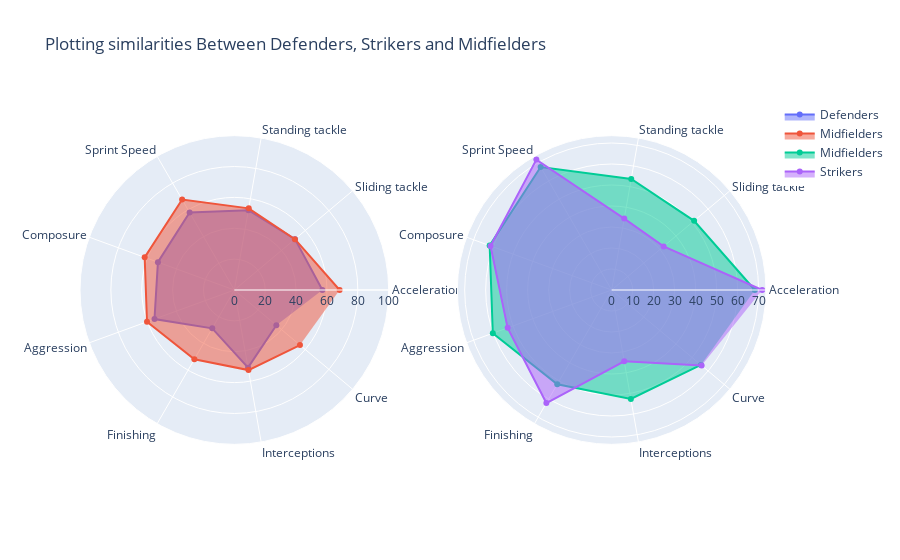

Notebook code for this chart:
### Markdown cell above
### Comparing Characteristics of Defenders and Midfielders

### Code cell
categories = ['Acceleration','Sliding tackle','Standing tackle',
              'Sprint Speed', 'Composure', 'Aggression', 'Finishing', 'Interceptions', 'Curve']

defenderAttributes = [data.filter(data['Pos'] == 'Defender').agg({"Acceleration": "avg"}).toPandas()["avg(Acceleration)"][0], 
                      data.filter(data['Pos'] == 'Defender').agg({"Sliding tackle": "avg"}).toPandas()["avg(Sliding tackle)"][0],
                      data.filter(data['Pos'] == 'Defender').agg({"Standing tackle": "avg"}).toPandas()["avg(Standing tackle)"][0],
                      data.filter(data['Pos'] == 'Defender').agg({"Sprint Speed": "avg"}).toPandas()["avg(Sprint Speed)"][0],
                      data.filter(data['Pos'] == 'Defender').agg({"Composure": "avg"}).toPandas()["avg(Composure)"][0],
                      data.filter(data['Pos'] == 'Defender').agg({"Aggression": "avg"}).toPandas()["avg(Aggression)"][0],
                      data.filter(data['Pos'] == 'Defender').agg({"Finishing": "avg"}).toPandas()["avg(Finishing)"][0],
                      data.filter(data['Pos'] == 'Defender').agg({"Interceptions": "avg"}).toPandas()["avg(Interceptions)"][0],
                      data.filter(data['Pos'] == 'Defender').agg({"Curve": "avg"}).toPandas()["avg(Curve)"][0]]

midfielderAttributes = [data.filter(data['Pos'] == 'Midfielder').agg({"Acceleration": "avg"}).toPandas()["avg(Acceleration)"][0], 
                      data.filter(data['Pos'] == 'Midfielder').agg({"Sliding tackle": "avg"}).toPandas()["avg(Sliding tackle)"][0],
                      data.filter(data['Pos'] == 'Midfielder').agg({"Standing tackle": "avg"}).toPandas()["avg(Standing tackle)"][0],
                      data.filter(data['Pos'] == 'Midfielder').agg({"Sprint Speed": "avg"}).toPandas()["avg(Sprint Speed)"][0],
                      data.filter(data['Pos'] == 'Midfielder').agg({"Composure": "avg"}).toPandas()["avg(Composure)"][0],
                      data.filter(data['Pos'] == 'Midfielder').agg({"Aggression": "avg"}).toPandas()["avg(Aggression)"][0],
                      data.filter(data['Pos'] == 'Midfielder').agg({"Finishing": "avg"}).toPandas()["avg(Finishing)"][0],
                      data.filter(data['Pos'] == 'Midfielder').agg({"Interceptions": "avg"}).toPandas()["avg(Interceptions)"][0],
                      data.filter(data['Pos'] == 'Midfielder').agg({"Curve": "avg"}).toPandas()["avg(Curve)"][0]]

strikerAttributes = [data.filter(data['Pos'] == 'Striker').agg({"Acceleration": "avg"}).toPandas()["avg(Acceleration)"][0], 
                      data.filter(data['Pos'] == 'Striker').agg({"Sliding tackle": "avg"}).toPandas()["avg(Sliding tackle)"][0],
                      data.filter(data['Pos'] == 'Striker').agg({"Standing tackle": "avg"}).toPandas()["avg(Standing tackle)"][0],
                      data.filter(data['Pos'] == 'Striker').agg({"Sprint Speed": "avg"}).toPandas()["avg(Sprint Speed)"][0],
                      data.filter(data['Pos'] == 'Striker').agg({"Composure": "avg"}).toPandas()["avg(Composure)"][0],
                      data.filter(data['Pos'] == 'Striker').agg({"Aggression": "avg"}).toPandas()["avg(Aggression)"][0],
                      data.filter(data['Pos'] == 'Striker').agg({"Finishing": "avg"}).toPandas()["avg(Finishing)"][0],
                      data.filter(data['Pos'] == 'Striker').agg({"Interceptions": "avg"}).toPandas()["avg(Interceptions)"][0],
                      data.filter(data['Pos'] == 'Striker').agg({"Curve": "avg"}).toPandas()["avg(Curve)"][0]]

# fig = go.Figure()
fig = make_subplots(rows = 1, cols = 2, specs=[[{"type": "Scatterpolar"}, {"type": "Scatterpolar"}]])
fig.add_trace(go.Scatterpolar(
      r = defenderAttributes,
      theta=categories,
      fill='toself',
      name='Defenders'
),1,1)
fig.add_trace(go.Scatterpolar(
      r = midfielderAttributes,
      theta=categories,
      fill='toself',
      name='Midfielders'
),1,1)

fig.add_trace(go.Scatterpolar(
      r = midfielderAttributes,
      theta=categories,
      fill='toself',
      name='Midfielders'
),1,2)

fig.add_trace(go.Scatterpolar(
      r = strikerAttributes,
      theta=categories,
      fill='toself',
      name='Strikers'
),1,2)


fig.update_layout(
  polar=dict(
    radialaxis=dict(
      visible=True,
      range=[0, 100]
    )),
  title_text = "Plotting similarities Between Defenders, Strikers and Midfielders"
)

fig.show()

### Figure 1 — Plotly figure (JSON) as saved in the notebook; plotly's stock layout.template omitted (floating-point values rounded to 4 significant figures)
{"data": [{"fill": "toself", "name": "Defenders", "r": [57.04, 51.25, 52.48, 57.96, 52.7, 55.07, 28.68, 51.1, 35.52], "subplot": "polar", "theta": ["Acceleration", "Sliding tackle", "Standing tackle", "Sprint Speed", "Composure", "Aggression", "Finishing", "Interceptions", "Curve"], "type": "scatterpolar"}, {"fill": "toself", "name": "Midfielders", "r": [68.19, 51.26, 53.72, 67.65, 61.83, 60.23, 51.81, 52.7, 55.49], "subplot": "polar", "theta": ["Acceleration", "Sliding tackle", "Standing tackle", "Sprint Speed", "Composure", "Aggression", "Finishing", "Interceptions", "Curve"], "type": "scatterpolar"}, {"fill": "toself", "name": "Midfielders", "r": [68.19, 51.26, 53.72, 67.65, 61.83, 60.23, 51.81, 52.7, 55.49], "subplot": "polar2", "theta": ["Acceleration", "Sliding tackle", "Standing tackle", "Sprint Speed", "Composure", "Aggression", "Finishing", "Interceptions", "Curve"], "type": "scatterpolar"}, {"fill": "toself", "name": "Strikers", "r": [71.7, 32.31, 34.52, 71.72, 61.38, 52.72, 62.18, 34.47, 55.93], "subplot": "polar2", "theta": ["Acceleration", "Sliding tackle", "Standing tackle", "Sprint Speed", "Composure", "Aggression", "Finishing", "Interceptions", "Curve"], "type": "scatterpolar"}], "layout": {"polar": {"domain": {"x": [0, 0.45], "y": [0, 1]}, "radialaxis": {"range": [0, 100], "visible": true}}, "polar2": {"domain": {"x": [0.55, 1], "y": [0, 1]}}, "title": {"text": "Plotting similarities Between Defenders, Strikers and Midfielders"}}}
